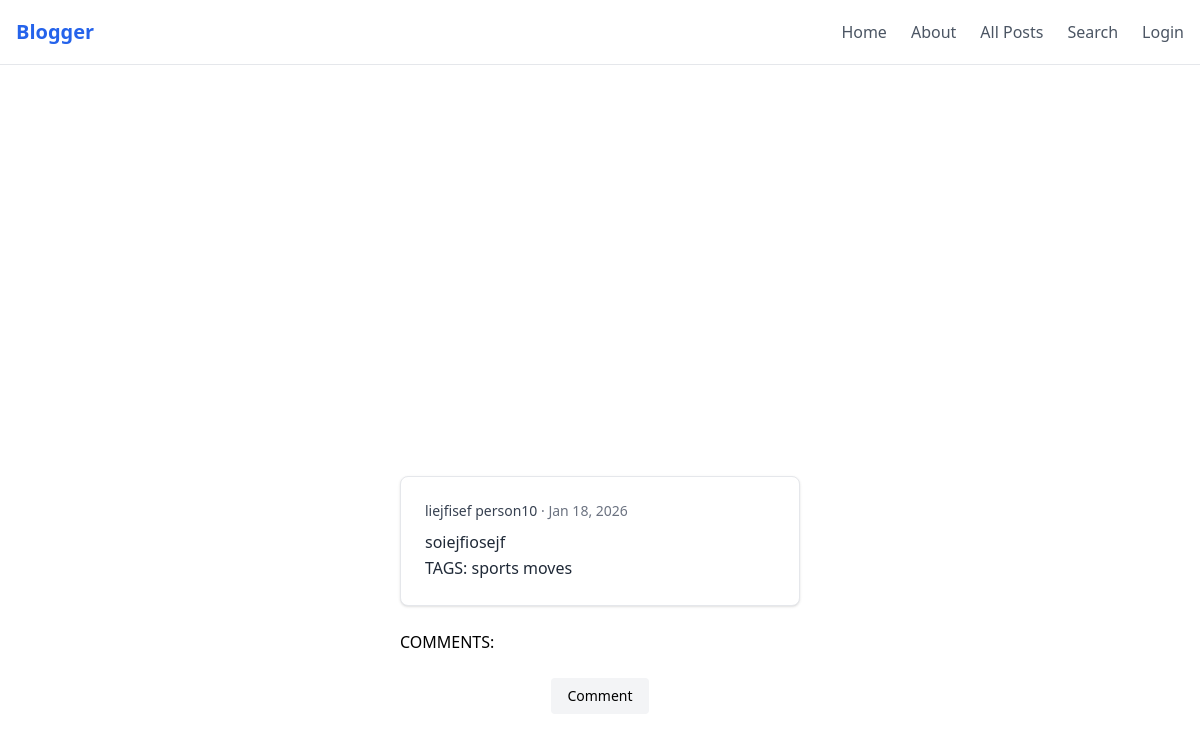
The page /blogapp/detailpost/20 on the database its author committed.
### blogapp/models.py (models this page shows)
class Post(models.Model):
    title = models.CharField(max_length=100)
    content = models.TextField()
    author = models.ForeignKey(User,on_delete=models.CASCADE,related_name="posts")
    created_at = models.DateTimeField(auto_now_add=True)
    tags = models.ManyToManyField(Tag,related_name="posts")

class Tag(models.Model):
    title = models.CharField(max_length=100)

### blogapp/views.py (the view)
# urls.py: path('detailpost/<int:pk>',DetailPost.as_view(),name="detailpost"),
class DetailPost(DetailView):
    model = Post
    template_name = "blogapp/detailpost.html"
    context_object_name = "post"
    def get_queryset(self):
        return (
            Post.objects.prefetch_related("tags","comments")
        )

### blogapp/templates/blogapp/detailpost.html (shortened to what this page needs)
{% extends "./base.html" %}
{% block content %}
  <div class="space-y-6">
      <div class="bg-white p-6 rounded-lg shadow border border-gray-200">
        <div class="text-sm text-gray-500 mb-2">
          <span class="font-medium text-gray-700">{{post.title}} {{ post.author }}</span>
          ·
          <span>{{ post.created_at|date:"M d, Y" }}</span>
        </div>
        <div class="text-gray-800 leading-relaxed">
          {{ post.content }}
        </div>
        <div class="text-gray-800 leading-relaxed">
          TAGS:
          {% for tag in post.tags.all %}
            {{tag.title}}
          {% endfor %}
        </div>
      </div>
        <h1>COMMENTS:</h1>
    <div class="flex justify-center">
          <a href="{% url 'newcomment' post.id%}" class="px-4 py-2 text-sm bg-gray-100 rounded hover:bg-gray-200">Comment</a>
    </div>
{% endblock %}

### rows shown on the page
Post: title "liejfisef", author "person10", created_at "Jan 18, 2026", content "soiejfiosejf"
Tag: title "sports"
Tag: title "moves"
